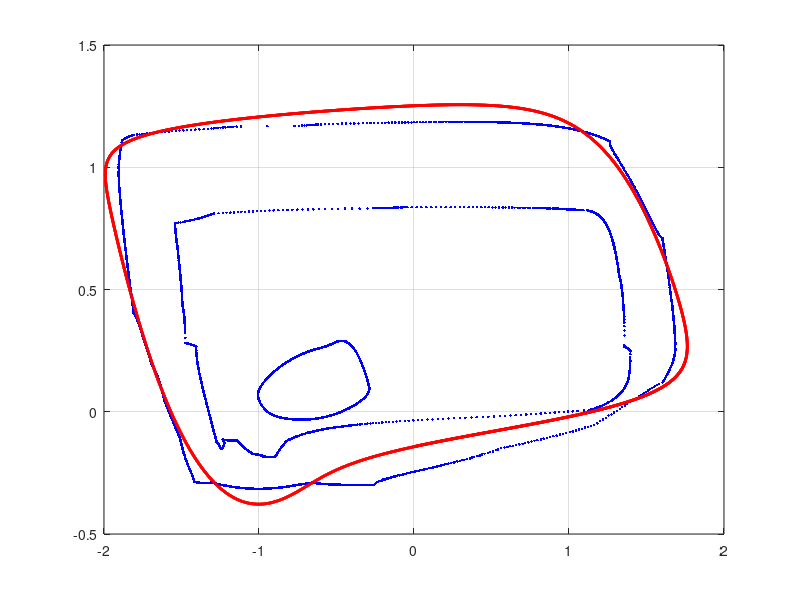

MATLAB code for this plot:
clear all
clc
close all

t_start = 0;
t_end = 100;
num = 5000;
t = linspace(t_start,t_end,num);

% van der Pol model parameters
a = 0.8;
b = 0.4;
c = 0.2;
I = 0.33;

% Array initialization
del_t = (t_end-t_start)/num;
v_dot = zeros(1,length(t));
v = v_dot;
w = v_dot;
w_dot = v_dot;

% Initial conditions
v(1) = 0.0;
w(1) = -0.1424;

%% van der pol limit cycle equations
%   .
%   x   =   x  - 0.3 x^3  - y  + u
%   .
%   y   =  0.08 ( x + 0.7 - 0.8 y)

for(i = 1:1:num)
    v_dot(i) = v(i) - (1/3)*(v(i))^3 - w(i) + I;
    w_dot(i) = 0.08*(v(i) + 0.7 - 0.8*w(i));
    v(i+1) = v(i) + del_t*v_dot(i);
    w(i+1) = w(i) + del_t*w_dot(i);    
end
figure(1)
plot(v,w,'r','Linewidth',2)
hold on;
grid on;

%% Spatial aggregation code
% Create an array of potential spatial scales to evaluate
scale = [0.2, 1, 5];
% scale = linspace(0.1, 5, 5);
max_time = 1000;

% for(x = 1:1:length(scale))
for(x = 1:1:length(scale))
%     scale(x) = 0.1;
    for(step = max_time+1:1:length(v)-max_time-1)
        v_arr = v(step-max_time:step+max_time);
        w_arr = w(step-max_time:step+max_time);
        
        r(step-max_time) = mean(v_arr(abs(v_arr - v(step)) < scale(x)));
        s(step-max_time) = mean(w_arr(abs(w_arr - w(step)) < scale(x)));
    end
    plot(r,s,'b.','Linewidth',2)
    pause(1)
end


plot(v,w,'r','Linewidth',2)